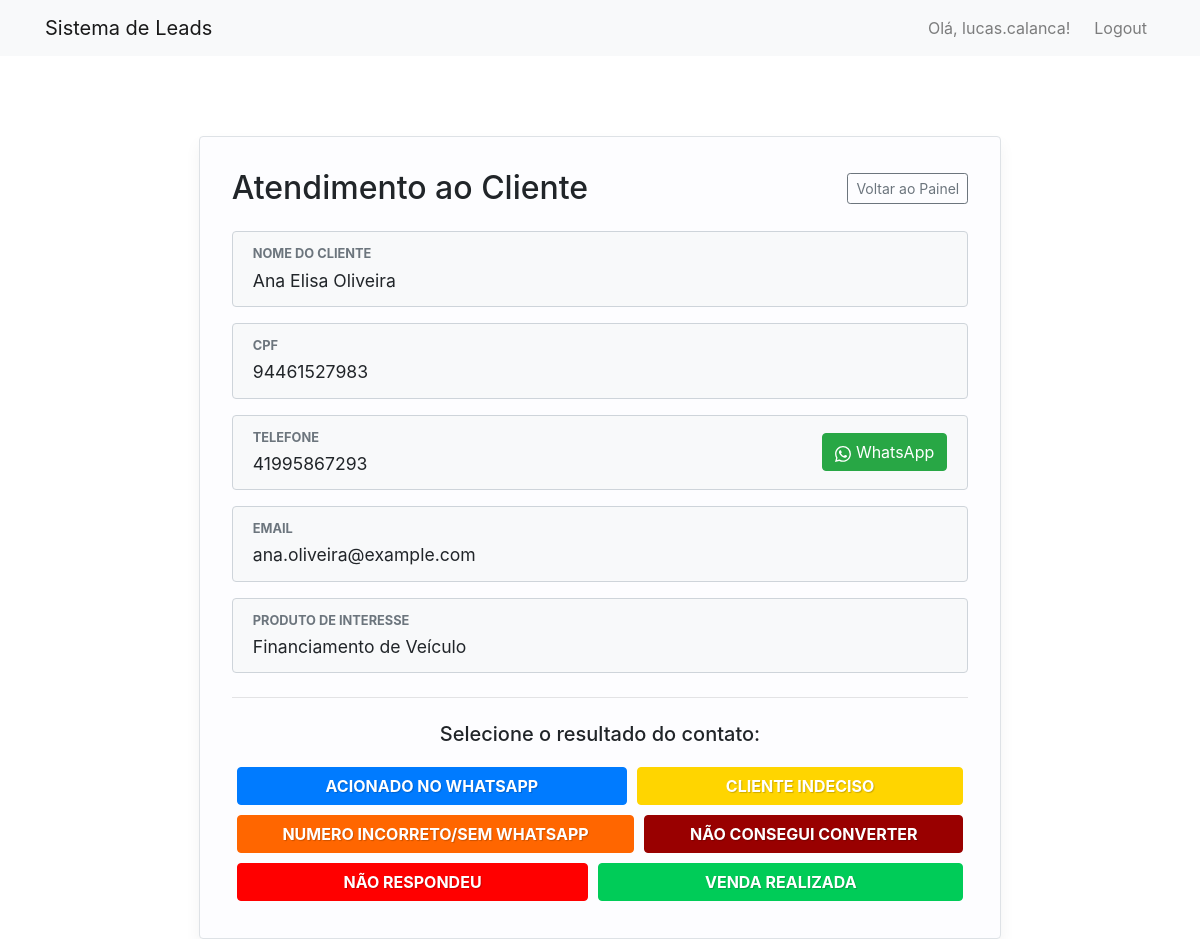
The page /atendimento (signed in) on the database its author committed.
### app/models.py (models this page shows, shortened)
class User(UserMixin, db.Model):
    __tablename__ = 'user'
    id = db.Column(db.Integer, primary_key=True)
    username = db.Column(db.String(64), index=True, unique=True, nullable=False)
    email = db.Column(db.String(120), index=True, unique=True, nullable=False)
    password_hash = db.Column(db.String(256), nullable=False)
    is_admin = db.Column(db.Boolean, default=False)
    leads = db.relationship('Lead', backref='consultor', lazy='dynamic')
    propostas = db.relationship('Proposta', backref='consultor', lazy='dynamic')
    leads_consumidos = db.relationship('LeadConsumption', backref='consultor', lazy='dynamic')

class Lead(db.Model):
    __tablename__ = 'lead'
    id = db.Column(db.Integer, primary_key=True)
    nome_cliente = db.Column(db.String(140), nullable=False)
    cpf = db.Column(db.String(14), unique=True, nullable=False)
    telefone = db.Column(db.String(20))
    email = db.Column(db.String(120))
    produto = db.Column(db.String(140))
    status = db.Column(db.String(50), nullable=False, default='Novo')
    data_criacao = db.Column(db.DateTime, index=True, default=datetime.utcnow)
    consultor_id = db.Column(db.Integer, db.ForeignKey('user.id'))
    propostas = db.relationship('Proposta', backref='lead', lazy='dynamic')
    tabulation_id = db.Column(db.Integer, db.ForeignKey('tabulation.id'))
    data_tabulacao = db.Column(db.DateTime, nullable=True)

class Tabulation(db.Model):
    __tablename__ = 'tabulation'
    id = db.Column(db.Integer, primary_key=True)
    name = db.Column(db.String(100), unique=True, nullable=False)
    color = db.Column(db.String(7), nullable=False, default='#007bff')
    leads = db.relationship('Lead', backref='tabulation', lazy='dynamic')

### app/routes.py (the view)
@bp.route('/atendimento')
@login_required
def atendimento():
    if current_user.is_admin:
        return redirect(url_for('main.admin_dashboard'))
    lead_para_atender = Lead.query.filter_by(
        consultor_id=current_user.id,
        status='Em Atendimento'
    ).first()
    if not lead_para_atender:
        flash('Parabéns, você não tem leads pendentes para atender!', 'success')
        return redirect(url_for('main.consultor_dashboard'))
    tabulations = Tabulation.query.order_by(Tabulation.name).all()
    return render_template('atendimento.html',
                           title="Atendimento de Lead",
                           lead=lead_para_atender,
                           tabulations=tabulations)

### app/models.py (called while the page is built)
@login_manager.user_loader
def load_user(user_id):
    return User.query.get(int(user_id))

### app/templates/atendimento.html (shortened to what this page needs)
{% extends "base.html" %}
{% block content %}
<div class="container mt-5">
    <div class="row justify-content-center">
        <div class="col-lg-9">
            <div class="lead-card">
                <div class="d-flex justify-content-between align-items-center mb-4">
                    <h2 class="mb-0">Atendimento ao Cliente</h2>
                    <a href="{{ url_for('main.consultor_dashboard') }}" class="btn btn-sm btn-outline-secondary">Voltar ao Painel</a>
                </div>
                <div class="lead-field">
                    <strong>NOME DO CLIENTE</strong>
                    {{ lead.nome_cliente }}
                </div>
                <div class="lead-field">
                    <strong>CPF</strong>
                    {{ lead.cpf }}
                </div>
                <div class="lead-field lead-field-action">
                    <div>
                        <strong>TELEFONE</strong>
                        {{ lead.telefone }}
                    </div>
                    {% if lead.telefone %}
                    <button id="whatsapp-btn" class="btn btn-success">
                        WhatsApp
                    </button>
                    {% endif %}
                </div>
                <div class="lead-field">
                    <strong>EMAIL</strong>
                    {{ lead.email or 'Não informado' }}
                </div>
                <div class="lead-field">
                    <strong>PRODUTO DE INTERESSE</strong>
                    {{ lead.produto or 'Não informado' }}
                </div>
                <hr class="my-4">
                <h5 class="text-center mb-3">Selecione o resultado do contato:</h5>
                <form action="{{ url_for('main.atender_lead', lead_id=lead.id) }}" method="POST">
                    <div class="d-flex flex-wrap justify-content-center tabulation-buttons">
                        {% for tab in tabulations %}
                            <button type="submit"
                                    name="tabulation_id"
                                    value="{{ tab.id }}"
                                    class="btn"
                                    style="background-color: {{ tab.color }}; border-color: {{ tab.color }};">
                                {{ tab.name }}
                            </button>
                        {% else %}
                            <p class="text-danger text-center">Nenhuma opção de tabulação foi criada pelo administrador.</p>
                        {% endfor %}
                    </div>
                </form>
            </div>
        </div>
    </div>
</div>
{% endblock %}

### app/templates/base.html (shortened to what this page needs)
<!doctype html>
<html lang="pt-br">
  <head>
    <link rel="stylesheet" href="https://stackpath.bootstrapcdn.com/bootstrap/4.5.2/css/bootstrap.min.css">
  </head>
  <body>
    <nav class="navbar navbar-expand-lg navbar-light bg-light">
        <div class="container">
            <a class="navbar-brand" href="{{ url_for('main.index') if current_user.is_authenticated else url_for('main.login') }}">Sistema de Leads</a>
            <div class="collapse navbar-collapse" id="navbarNav">
                <ul class="navbar-nav ml-auto">
                    {% if current_user.is_authenticated %}
                        <li class="nav-item">
                            <span class="navbar-text mr-3">
                                Olá, {{ current_user.username }}!
                            </span>
                        </li>
                        <li class="nav-item">
                            <a class="nav-link" href="{{ url_for('main.logout') }}">Logout</a>
                        </li>
                    {% else %}
                        <li class="nav-item">
                            <a class="nav-link" href="{{ url_for('main.login') }}">Login</a>
                        </li>
                    {% endif %}
                </ul>
            </div>
        </div>
    </nav>
    <main role="main" class="container mt-4">
        {% block content %}{% endblock %}
    </main>
  </body>
</html>

### app/templates/atendimento.html (style rules this page uses)
.lead-card { border: 1px solid #dee2e6; border-radius: .25rem; padding: 2rem; background-color: #fdfdff; box-shadow: 0 0.5rem 1rem rgba(0,0,0,.05); margin-top: 2rem; }
.lead-field { background-color: #f8f9fa; border: 1px solid #ced4da; border-radius: .25rem; padding: .75rem 1.25rem; margin-bottom: 1rem; font-size: 1.1rem; }
.lead-field strong { display: block; color: #6c757d; font-size: 0.8rem; text-transform: uppercase; margin-bottom: .25rem; }
.tabulation-buttons .btn { margin: 5px; flex-grow: 1; color: white; font-weight: bold; text-shadow: 1px 1px 1px rgba(0,0,0,0.2); }
.lead-field-action { display: flex; justify-content: space-between; align-items: center; }

### rows shown on the page
User: username "lucas.calanca"
Lead: nome_cliente "Ana Elisa Oliveira", cpf "94461527983", telefone "41995867293", email "ana.oliveira@example.com", produto "Financiamento de Veículo"
Tabulation: {{ tab.id }} 3 (drawn), name "ACIONADO NO WHATSAPP"
Tabulation: {{ tab.id }} 7 (drawn), name "CLIENTE INDECISO"
Tabulation: {{ tab.id }} 4 (drawn), name "NUMERO INCORRETO/SEM WHATSAPP"
Tabulation: {{ tab.id }} 5 (drawn), name "NÃO CONSEGUI CONVERTER"
Tabulation: {{ tab.id }} 2 (drawn), name "NÃO RESPONDEU"
Tabulation: {{ tab.id }} 1 (drawn), name "VENDA REALIZADA"
